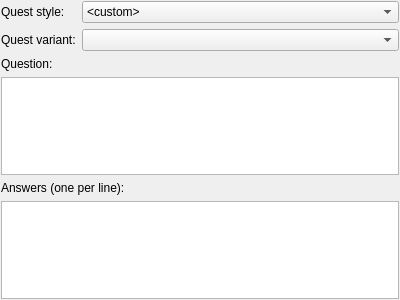
<?xml version="1.0" encoding="UTF-8"?>
<ui version="4.0">
 <class>ConfWidget</class>
 <widget class="QWidget" name="ConfWidget">
  <property name="geometry">
   <rect>
    <x>0</x>
    <y>0</y>
    <width>400</width>
    <height>300</height>
   </rect>
  </property>
  <property name="windowTitle">
   <string/>
  </property>
  <layout class="QVBoxLayout" name="verticalLayout">
   <property name="margin">
    <number>1</number>
   </property>
   <item>
    <layout class="QFormLayout" name="formLayout">
     <property name="fieldGrowthPolicy">
      <enum>QFormLayout::AllNonFixedFieldsGrow</enum>
     </property>
     <item row="0" column="0">
      <widget class="QLabel" name="label">
       <property name="text">
        <string>Quest style:</string>
       </property>
      </widget>
     </item>
     <item row="0" column="1">
      <widget class="QComboBox" name="QuestStyle_">
       <item>
        <property name="text">
         <string>&lt;custom&gt;</string>
        </property>
       </item>
       <item>
        <property name="text">
         <string>Math</string>
        </property>
       </item>
      </widget>
     </item>
     <item row="1" column="0">
      <widget class="QLabel" name="label_2">
       <property name="text">
        <string>Quest variant:</string>
       </property>
      </widget>
     </item>
     <item row="1" column="1">
      <widget class="QComboBox" name="QuestVariant_"/>
     </item>
    </layout>
   </item>
   <item>
    <widget class="QLabel" name="label_3">
     <property name="text">
      <string>Question:</string>
     </property>
    </widget>
   </item>
   <item>
    <widget class="QPlainTextEdit" name="Question_"/>
   </item>
   <item>
    <widget class="QLabel" name="label_4">
     <property name="text">
      <string>Answers (one per line):</string>
     </property>
    </widget>
   </item>
   <item>
    <widget class="QPlainTextEdit" name="Answers_"/>
   </item>
  </layout>
 </widget>
 <resources/>
 <connections/>
</ui>
